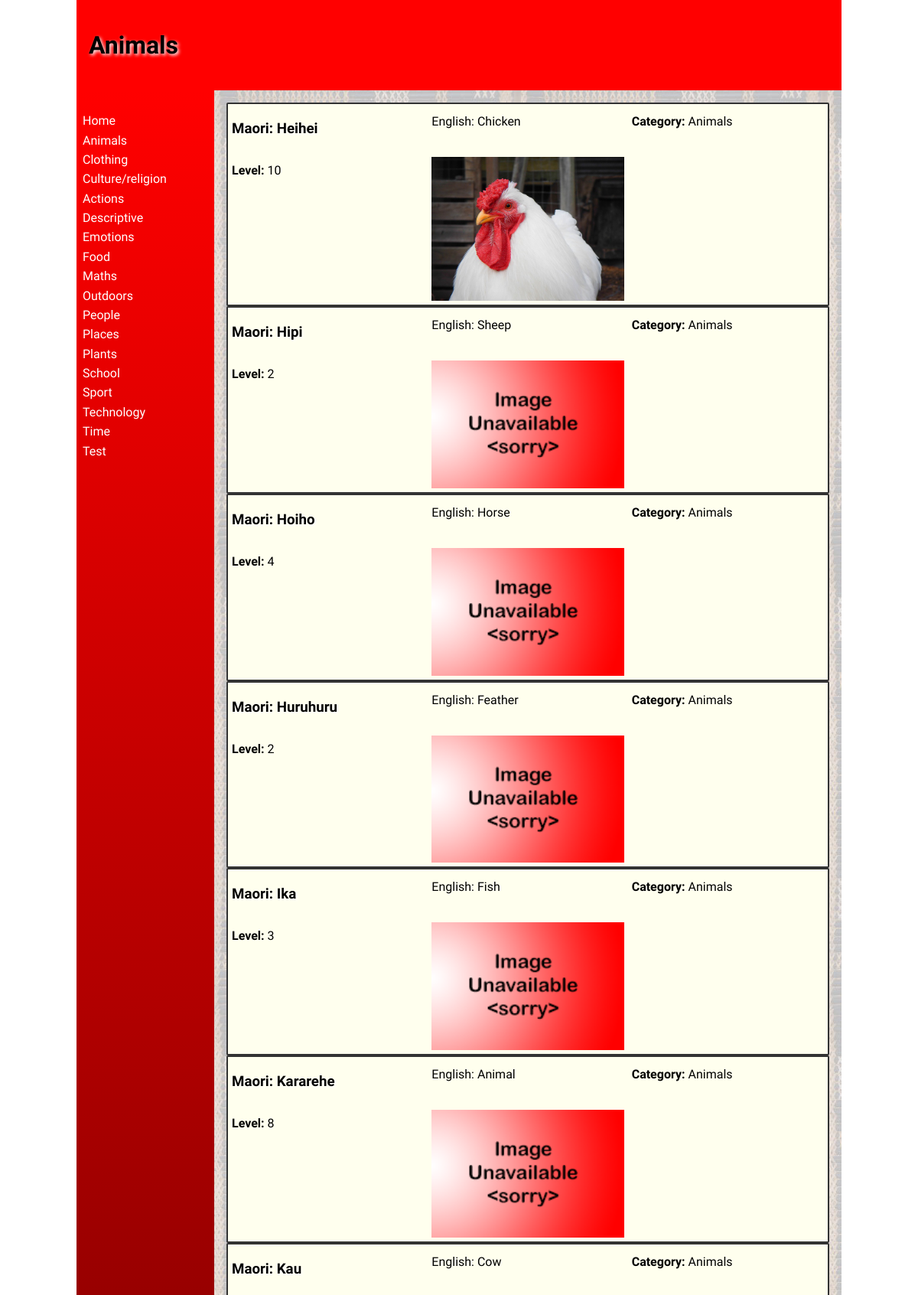
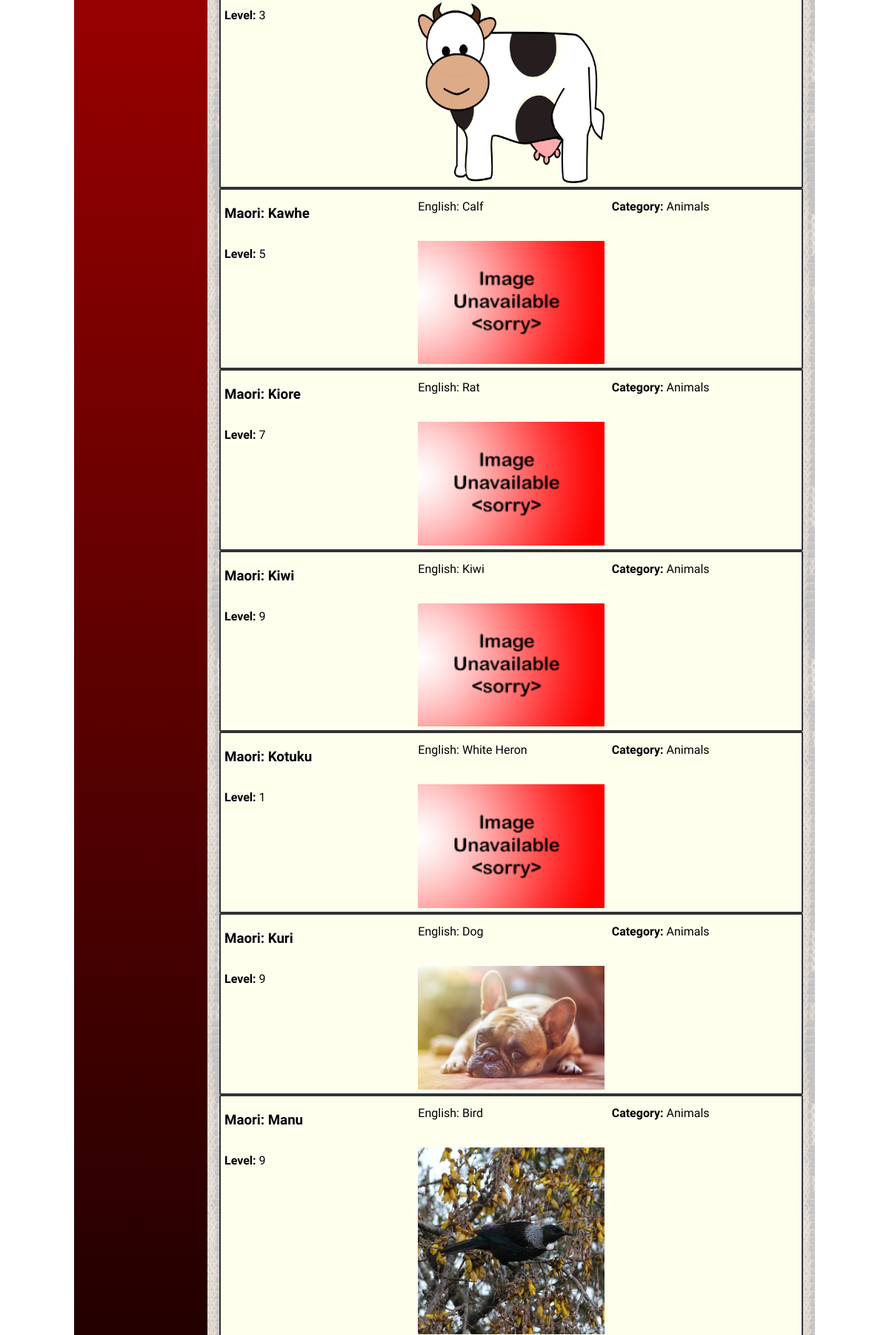
/categorypage?category=1 (upper part), run on the app's committed database (2 pictures, top to bottom).
### tables this page shows
CREATE TABLE "category"
(
	categoryid INTEGER
		constraint category_pk
			primary key autoincrement,
	category varchar(30)
);

CREATE TABLE "dictionary_values"
(
	id INTEGER
		constraint dictionary_values_pk
			primary key autoincrement,
	maori varchar(60),
	english varchar(100),
	category INTEGER,
	definition varchar(500),
	level INTEGER,
	picture varchar(15),
	userid INTEGER,
	date_modified char(8)
);

### app.py (the view)
@app.route('/categorypage') # Cateogory Page
def render_categorypage():
    categoryid = request.args.get("category") #Gets the categroy from the URL argument in the link.
    con = create_connection("maori_dictionary.db") # Gets all the words in that category and puts them into "words".
    query = "SELECT id, maori, english, category, definition, level, picture FROM dictionary_values WHERE category=?"
    cur = con.cursor()
    cur.execute(query, (categoryid,))
    words = cur.fetchall()
    print(words)
    con.close()
    con = create_connection("maori_dictionary.db") # Gets category data for this category and sends it to the HTML.
    query = "SELECT categoryid, category  FROM category WHERE categoryid=?"
    cur = con.cursor()
    cur.execute(query, (categoryid,))
    categoryname = cur.fetchall()[0]
    con.close()
    return return_page('categorypage.html', words=words, category=categoryname, logged_in=is_logged_in()) # Renders the category page and sends info to HTML.

### app.py (called while the page is built)
def create_connection(db_file): # This function is used to make a connection with the database.
    try:                        #It is used when ever I do a query.
        connection = sqlite3.connect(db_file)
        return connection
    except Error as e:
        print(e)

def return_page(page, **extras): # This function does the rendering of the webpages. It allows me to pass through all of the cateogory information to all the pages.
    con = create_connection("maori_dictionary.db") # Makes connection and executes query to get category information.
    query = "SELECT categoryid, category  FROM category"
    cur = con.cursor()
    cur.execute(query)
    categorylist = dict(cur.fetchall())
    print(categorylist)
    con.close
    return render_template(page, categories=categorylist, **extras) # Renders all the webpages and sends category information.

def is_logged_in(): # Checks if and user is logged in.
    if session.get("email") is None:
        print("not logged in")
        return False
    else:
        print("logged in")
        return True

### templates/categorypage.html (shortened to what this page needs)
{% extends 'base.html' %}
{% block heading %}
    <p align="centre">{{ category[1]|title }}</p>
{% endblock %}
{% block main %}
    {% if words|length == 0 %}
        <p>
            There is no words in this category. Please add some using the addword button on the home page.
        </p>
    {% else %}
        {% for word in words %}
             <div class="word-box" onclick="window.location = '/wordpage?word={{ word[0] }}&category={{ categoryname }}'">
                <h3>Maori: {{ word[1]|title }}</h3>
                <p>English: {{ word[2]|title }}</p>
                <p><strong>Category: </strong>{{ category[1]|title }}</p>
                <p><strong>Level: </strong>{{ word[5] }}</p>
                <img src="static/images/{{ word[6] }}.png">
            </div>
        {% endfor %}
    {% endif %}
{% endblock %}

### templates/base.html (shortened to what this page needs)
<!doctype html>
<html lang="en">
<head>
	<link href="{{ url_for('static', filename='css/style.css') }}" rel="stylesheet">
</head>
<body>
	<div id="container">
		<header>
			<h1>{% block heading %}{% endblock %}</h1>
		</header>
		<nav>
			<ul>
                <li><a href="\">Home</a></li>
                {% for id, category in categories.items() %}
                    <li><a href="/categorypage?category={{ id }}">{{ category|title }}</a></li>
                {% endfor %}
			</ul>
		</nav>
		<main>
            {% block main%}{% endblock %}
        </main>
	</div>
</body>
</html>

### static/css/style.css (style rules this page uses)
* { font-family: Comfortaa, sans-serif; margin: 0; padding: 0; box-sizing: border-box; }
#container { display: grid; grid-template-columns: 75px auto; grid-template-areas: 'nav header' 'main main' 'footer footer'; }
header { grid-area: header; background-color: #f00; padding: 1rem; }
nav { grid-area: nav; }
main { grid-area: main; padding: 1rem; background-color: #edd; }
h1, h2, h3, h4 { padding: 1rem 0; font-family: 'Suez One', serif; color: #000; text-shadow: 2px 2px 4px #fff; }
p { padding: 0.5rem 0; }
a { color: #222; }
img { width: 100%; }
@media only screen and (min-width: 768px) { #container { grid-template-columns: 180px auto; grid-template-areas: 'header header' 'nav main' 'footer footer'; } }
@media only screen and (min-width: 768px) { nav { background: linear-gradient(180deg, rgba(255,0,0,1) 0%, rgba(0, 0, 0, 1) 50%, rgba(255,0,0,1) 100%); padding: 0.5rem; } }
@media only screen and (min-width: 768px) { nav ul { list-style: none; } }
@media only screen and (min-width: 768px) { nav li { padding: 0.2rem 0; } }
@media only screen and (min-width: 768px) { nav a { color: #fff; text-decoration: none; } }
@media only screen and (min-width: 768px) { main { background-image: url('/poutama.png'); } }
@media only screen and (min-width: 1000px) { #container { width: 1000px; margin: auto; } }
@media only screen and (min-width: 1000px) { .word-box { background-color: #ffe; padding:5px; border: 2px solid #333; border-radius: 2px; display: grid; grid-template-columns: 1fr 1fr 1fr; grid-column-gap: 10px; grid-row-gap: 10px; } }

### data on the page
category: category "Animals"
category: category "Clothing"
category: category "Culture/religion"
category: category "Actions"
category: category "Descriptive"
category: category "Emotions"
category: category "Food"
category: category "Maths"
category: category "Outdoors"
category: category "People"
category: category "Places"
category: category "Plants"
category: category "School"
category: category "Sport"
category: category "Technology"
category: category "Time"
category: category "Test"
dictionary_values: maori "Heihei", english "Chicken", level "10", picture (picture)
dictionary_values: maori "Hipi", english "Sheep", level "2", picture (placeholder picture)
dictionary_values: maori "Hoiho", english "Horse", level "4", picture (placeholder picture)
dictionary_values: maori "Huruhuru", english "Feather", level "2", picture (placeholder picture)
dictionary_values: maori "Ika", english "Fish", level "3", picture (placeholder picture)
dictionary_values: maori "Kararehe", english "Animal", level "8", picture (placeholder picture)
dictionary_values: maori "Kau", english "Cow", level "3", shows a picture
dictionary_values: maori "Kawhe", english "Calf", level "5", picture (placeholder picture)
dictionary_values: maori "Kiore", english "Rat", level "7", picture (placeholder picture)
dictionary_values: maori "Kiwi", english "Kiwi", level "9", picture (placeholder picture)
dictionary_values: maori "Kotuku", english "White Heron", level "1", picture (placeholder picture)
dictionary_values: maori "Kuri", english "Dog", level "9", shows a picture
dictionary_values: maori "Manu", english "Bird", level "9", picture (picture)
